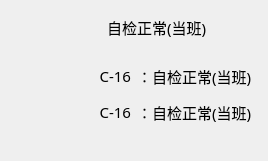
   <widget class="QWidget" name="verticalLayoutWidget_5">
    <property name="geometry">
     <rect>
      <x>850</x>
      <y>720</y>
      <width>261</width>
      <height>161</height>
     </rect>
    </property>
    <layout class="QVBoxLayout" name="verticalLayout_12">
     <item>
      <layout class="QHBoxLayout" name="horizontalLayout_40">
       <item>
        <spacer name="horizontalSpacer_5">
         <property name="orientation">
          <enum>Qt::Horizontal</enum>
         </property>
         <property name="sizeHint" stdset="0">
          <size>
           <width>40</width>
           <height>20</height>
          </size>
         </property>
        </spacer>
       </item>
       <item>
        <widget class="QLabel" name="label_206">
         <property name="minimumSize">
          <size>
           <width>33</width>
           <height>33</height>
          </size>
         </property>
         <property name="maximumSize">
          <size>
           <width>33</width>
           <height>33</height>
          </size>
         </property>
         <property name="styleSheet">
          <string notr="true">border-image: url(:/img/false.png);</string>
         </property>
         <property name="text">
          <string/>
         </property>
        </widget>
       </item>
       <item>
        <widget class="QLabel" name="label_79">
         <property name="minimumSize">
          <size>
           <width>150</width>
           <height>30</height>
          </size>
         </property>
         <property name="maximumSize">
          <size>
           <width>150</width>
           <height>30</height>
          </size>
         </property>
         <property name="font">
          <font>
           <family>宋体</family>
           <pointsize>11</pointsize>
          </font>
         </property>
         <property name="text">
          <string>自检正常(当班)</string>
         </property>
        </widget>
       </item>
      </layout>
     </item>
     <item>
      <spacer name="verticalSpacer_11">
       <property name="orientation">
        <enum>Qt::Vertical</enum>
       </property>
       <property name="sizeHint" stdset="0">
        <size>
         <width>20</width>
         <height>40</height>
        </size>
       </property>
      </spacer>
     </item>
     <item>
      <layout class="QHBoxLayout" name="horizontalLayout_41">
       <item>
        <widget class="QLabel" name="label_80">
         <property name="minimumSize">
          <size>
           <width>120</width>
           <height>30</height>
          </size>
         </property>
         <property name="maximumSize">
          <size>
           <width>60</width>
           <height>30</height>
          </size>
         </property>
         <property name="font">
          <font>
           <family>宋体</family>
           <pointsize>11</pointsize>
          </font>
         </property>
         <property name="text">
          <string>C-16</string>
         </property>
         <property name="alignment">
          <set>Qt::AlignRight|Qt::AlignTrailing|Qt::AlignVCenter</set>
         </property>
        </widget>
       </item>
       <item>
        <widget class="QLabel" name="label_81">
         <property name="minimumSize">
          <size>
           <width>120</width>
           <height>30</height>
          </size>
         </property>
         <property name="maximumSize">
          <size>
           <width>120</width>
           <height>30</height>
          </size>
         </property>
         <property name="font">
          <font>
           <family>宋体</family>
           <pointsize>11</pointsize>
          </font>
         </property>
         <property name="text">
          <string>：自检正常(当班)</string>
         </property>
        </widget>
       </item>
      </layout>
     </item>
     <item>
      <layout class="QHBoxLayout" name="horizontalLayout_44">
       <item>
        <widget class="QLabel" name="label_82">
         <property name="minimumSize">
          <size>
           <width>120</width>
           <height>30</height>
          </size>
         </property>
         <property name="maximumSize">
          <size>
           <width>120</width>
           <height>30</height>
          </size>
         </property>
         <property name="font">
          <font>
           <family>宋体</family>
           <pointsize>11</pointsize>
          </font>
         </property>
         <property name="text">
          <string>C-16</string>
         </property>
         <property name="alignment">
          <set>Qt::AlignRight|Qt::AlignTrailing|Qt::AlignVCenter</set>
         </property>
        </widget>
       </item>
       <item>
        <widget class="QLabel" name="label_83">
         <property name="minimumSize">
          <size>
           <width>120</width>
           <height>30</height>
          </size>
         </property>
         <property name="maximumSize">
          <size>
           <width>120</width>
           <height>30</height>
          </size>
         </property>
         <property name="font">
          <font>
           <family>宋体</family>
           <pointsize>11</pointsize>
          </font>
         </property>
         <property name="text">
          <string>：自检正常(当班)</string>
         </property>
        </widget>
       </item>
      </layout>
     </item>
     <item>
      <spacer name="verticalSpacer_9">
       <property name="orientation">
        <enum>Qt::Vertical</enum>
       </property>
       <property name="sizeHint" stdset="0">
        <size>
         <width>20</width>
         <height>40</height>
        </size>
       </property>
      </spacer>
     </item>
     <item>
      <spacer name="verticalSpacer_12">
       <property name="orientation">
        <enum>Qt::Vertical</enum>
       </property>
       <property name="sizeHint" stdset="0">
        <size>
         <width>20</width>
         <height>40</height>
        </size>
       </property>
      </spacer>
     </item>
    </layout>
   </widget>
